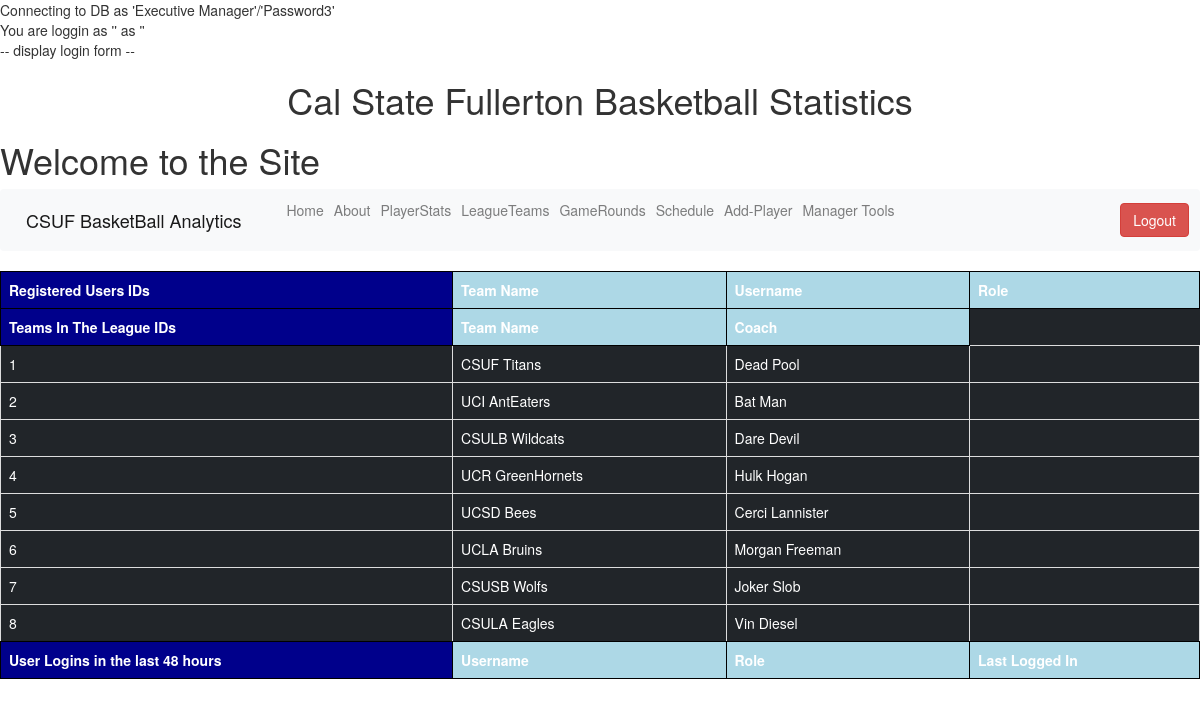
Screenshot of /welcome.php with the database file from the repository.
### tables this page shows
CREATE TABLE LeagueTeam
( TeamID      INTEGER UNSIGNED NOT NULL AUTO_INCREMENT  PRIMARY KEY,
  TeamName    VARCHAR(100)
);

CREATE TABLE LeagueTeamCoach
(  ID            INTEGER UNSIGNED NOT NULL AUTO_INCREMENT  PRIMARY KEY,
  Name_First    VARCHAR(100),
  Name_Last     VARCHAR(150)      NOT NULL,
  Email         VARCHAR(150)
);

### welcome.php (the view, shortened to what this page needs)
<!DOCTYPE html>
<?php
          require_once('createDB.php');
          echo "You are loggin as '" . $_SESSION['UserName'] . "' as '" . $_SESSION['UserRole'] . "'<br/>";
          echo "-- display login form --<br/>";
?>
<html>
<head>
<body>
        <h1 style="text-align:center">Cal State Fullerton Basketball Statistics</h1>
<table width='350'  border="0" align="center" cellpadding="3" cellspacing="1" class="table table-bordered table-dark">
        <h1>Welcome to the Site</h1>
      <tr>
        <th style="vertical-align:top; border:1px solid black; background: darkblue;">Registered Users IDs</th>
        <th style="vertical-align:top; border:1px solid black; background: lightblue;">Team Name</th>
        <th style="vertical-align:top; border:1px solid black; background: lightblue;">Username</th>
        <th style="vertical-align:top; border:1px solid black; background: lightblue;">Role</th>
      </tr>
      <?php
        include_once('navbar.php');
      ?>
      <tr>
        <th style="vertical-align:top; border:1px solid black; background: darkblue;">Teams In The League IDs</th>
        <th style="vertical-align:top; border:1px solid black; background: lightblue;">Team Name</th>
        <th style="vertical-align:top; border:1px solid black; background: lightblue;">Coach</th>
      </tr>
<?php
$sql = "SELECT TeamID, TeamName FROM LeagueTeam";
$result = $link->query($sql) or die($link->error);
$sqltwo = "SELECT ID, Name_First, Name_Last FROM LeagueTeamCoach";
$resulttwo = $link->query($sqltwo) or die($link->error);
if (($result->num_rows > 0) &&  ($resulttwo->num_rows > 0)) {
while(($row = $result->fetch_assoc()) && ($rowtwo = $resulttwo->fetch_assoc()) )
{
  echo "      <td </td>\n";
  echo "$row[TeamID]";
  echo "      <td </td>\n";
  echo "$row[TeamName]";
  echo "      <td </td>\n";
  echo " $rowtwo[Name_First]"." "."$rowtwo[Name_Last]";
  echo "      <td </td>\n";
  echo "      <tr>\n";
}
}
?>
<tr>
 <th style="vertical-align:top; border:1px solid black; background: darkblue;">User Logins in the last 48 hours</th>
 <th style="vertical-align:top; border:1px solid black; background: lightblue;">Username</th>
 <th style="vertical-align:top; border:1px solid black; background: lightblue;">Role</th>
 <th style="vertical-align:top; border:1px solid black; background: lightblue;">Last Logged In</th>
 </tr>
</body>
</head>
</html>

### rows the page displays
leagueteamcoach: Name_First "Dead", Name_Last "Pool"
leagueteam: TeamID "1", TeamName "CSUF Titans"
leagueteamcoach: Name_First "Bat", Name_Last "Man"
leagueteam: TeamID "2", TeamName "UCI AntEaters"
leagueteamcoach: Name_First "Dare", Name_Last "Devil"
leagueteam: TeamID "3", TeamName "CSULB Wildcats"
leagueteamcoach: Name_First "Hulk", Name_Last "Hogan"
leagueteam: TeamID "4", TeamName "UCR GreenHornets"
leagueteamcoach: Name_First "Cerci", Name_Last "Lannister"
leagueteam: TeamID "5", TeamName "UCSD Bees"
leagueteamcoach: Name_First "Morgan", Name_Last "Freeman"
leagueteam: TeamID "6", TeamName "UCLA Bruins"
leagueteamcoach: Name_First "Joker", Name_Last "Slob"
leagueteam: TeamID "7", TeamName "CSUSB Wolfs"
leagueteamcoach: Name_First "Vin", Name_Last "Diesel"
leagueteam: TeamID "8", TeamName "CSULA Eagles"

### other values shown
$DBName "Executive Manager"
$DBPassword "Password3"
